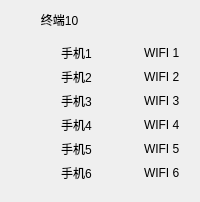
     <widget class="QWidget" name="widget_10" native="true">
      <layout class="QGridLayout" name="gridLayout_11">
       <item row="0" column="0">
        <layout class="QVBoxLayout" name="verticalLayout_10">
         <item>
          <widget class="QLabel" name="label_442">
           <property name="text">
            <string>         终端10</string>
           </property>
          </widget>
         </item>
         <item>
          <widget class="QWidget" name="widget_37" native="true">
           <layout class="QGridLayout" name="gridLayout_37">
            <item row="1" column="0">
             <widget class="LightButton" name="PhonelightButton10_2" native="true"/>
            </item>
            <item row="2" column="0">
             <widget class="LightButton" name="PhonelightButton10_3" native="true"/>
            </item>
            <item row="0" column="2">
             <widget class="LightButton" name="WifilightButton10_1" native="true"/>
            </item>
            <item row="4" column="2">
             <widget class="LightButton" name="WifilightButton10_5" native="true"/>
            </item>
            <item row="5" column="0">
             <widget class="LightButton" name="PhonelightButton10_6" native="true"/>
            </item>
            <item row="0" column="0">
             <widget class="LightButton" name="PhonelightButton10_1" native="true"/>
            </item>
            <item row="5" column="2">
             <widget class="LightButton" name="WifilightButton10_6" native="true"/>
            </item>
            <item row="1" column="2">
             <widget class="LightButton" name="WifilightButton10_2" native="true"/>
            </item>
            <item row="2" column="2">
             <widget class="LightButton" name="WifilightButton10_3" native="true"/>
            </item>
            <item row="3" column="2">
             <widget class="LightButton" name="WifilightButton10_4" native="true"/>
            </item>
            <item row="4" column="0">
             <widget class="LightButton" name="PhonelightButton10_5" native="true"/>
            </item>
            <item row="3" column="0">
             <widget class="LightButton" name="PhonelightButton10_4" native="true"/>
            </item>
            <item row="0" column="3">
             <widget class="QLabel" name="WifiLabel10_1">
              <property name="text">
               <string>WIFI 1</string>
              </property>
             </widget>
            </item>
            <item row="4" column="3">
             <widget class="QLabel" name="WifiLabel10_5">
              <property name="text">
               <string>WIFI 5</string>
              </property>
             </widget>
            </item>
            <item row="3" column="3">
             <widget class="QLabel" name="WifiLabel10_4">
              <property name="text">
               <string>WIFI 4</string>
              </property>
             </widget>
            </item>
            <item row="3" column="1">
             <widget class="QLabel" name="PhoneLabel10_4">
              <property name="text">
               <string>手机4</string>
              </property>
             </widget>
            </item>
            <item row="0" column="1">
             <widget class="QLabel" name="PhoneLabel10_1">
              <property name="text">
               <string>手机1</string>
              </property>
             </widget>
            </item>
            <item row="2" column="1">
             <widget class="QLabel" name="PhoneLabel10_3">
              <property name="text">
               <string>手机3</string>
              </property>
             </widget>
            </item>
            <item row="4" column="1">
             <widget class="QLabel" name="PhoneLabel10_5">
              <property name="text">
               <string>手机5</string>
              </property>
             </widget>
            </item>
            <item row="5" column="1">
             <widget class="QLabel" name="PhoneLabel10_6">
              <property name="text">
               <string>手机6</string>
              </property>
             </widget>
            </item>
            <item row="1" column="1">
             <widget class="QLabel" name="PhoneLabel10_2">
              <property name="text">
               <string>手机2</string>
              </property>
             </widget>
            </item>
            <item row="5" column="3">
             <widget class="QLabel" name="WifiLabel10_6">
              <property name="text">
               <string>WIFI 6</string>
              </property>
             </widget>
            </item>
            <item row="2" column="3">
             <widget class="QLabel" name="WifiLabel10_3">
              <property name="text">
               <string>WIFI 3</string>
              </property>
             </widget>
            </item>
            <item row="1" column="3">
             <widget class="QLabel" name="WifiLabel10_2">
              <property name="text">
               <string>WIFI 2</string>
              </property>
             </widget>
            </item>
           </layout>
          </widget>
         </item>
        </layout>
       </item>
      </layout>
     </widget>
